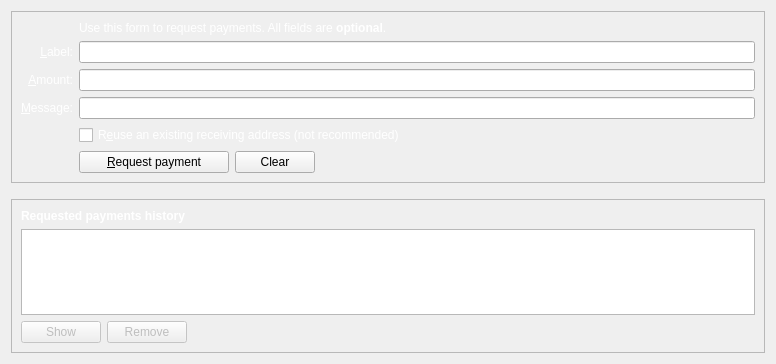
<?xml version="1.0" encoding="UTF-8"?>
<ui version="4.0">
 <class>ReceiveCoinsDialog</class>
 <widget class="QWidget" name="ReceiveCoinsDialog">
  <property name="geometry">
   <rect>
    <x>0</x>
    <y>0</y>
    <width>776</width>
    <height>364</height>
   </rect>
  </property>
  <layout class="QVBoxLayout" name="verticalLayout" stretch="0,0,1">
   <item>
    <widget class="QFrame" name="frame2">
     <property name="sizePolicy">
      <sizepolicy hsizetype="Preferred" vsizetype="Expanding">
       <horstretch>0</horstretch>
       <verstretch>0</verstretch>
      </sizepolicy>
     </property>
     <property name="frameShape">
      <enum>QFrame::StyledPanel</enum>
     </property>
     <property name="frameShadow">
      <enum>QFrame::Sunken</enum>
     </property>
     <layout class="QVBoxLayout" name="verticalLayout_3">
      <item>
       <layout class="QGridLayout" name="gridLayout">
        <item row="7" column="2">
         <widget class="QCheckBox" name="reuseAddress">
          <property name="palette">
           <palette>
            <active>
             <colorrole role="WindowText">
              <brush brushstyle="SolidPattern">
               <color alpha="255">
                <red>255</red>
                <green>255</green>
                <blue>255</blue>
               </color>
              </brush>
             </colorrole>
            </active>
            <inactive>
             <colorrole role="WindowText">
              <brush brushstyle="SolidPattern">
               <color alpha="255">
                <red>255</red>
                <green>255</green>
                <blue>255</blue>
               </color>
              </brush>
             </colorrole>
            </inactive>
            <disabled>
             <colorrole role="WindowText">
              <brush brushstyle="SolidPattern">
               <color alpha="255">
                <red>120</red>
                <green>120</green>
                <blue>120</blue>
               </color>
              </brush>
             </colorrole>
            </disabled>
           </palette>
          </property>
          <property name="toolTip">
           <string>Reuse one of the previously used receiving addresses. Reusing addresses has security and privacy issues. Do not use this unless re-generating a payment request made before.</string>
          </property>
          <property name="text">
           <string>R&amp;euse an existing receiving address (not recommended)</string>
          </property>
         </widget>
        </item>
        <item row="7" column="0">
         <widget class="QLabel" name="label_4">
          <property name="palette">
           <palette>
            <active>
             <colorrole role="WindowText">
              <brush brushstyle="SolidPattern">
               <color alpha="255">
                <red>255</red>
                <green>255</green>
                <blue>255</blue>
               </color>
              </brush>
             </colorrole>
            </active>
            <inactive>
             <colorrole role="WindowText">
              <brush brushstyle="SolidPattern">
               <color alpha="255">
                <red>255</red>
                <green>255</green>
                <blue>255</blue>
               </color>
              </brush>
             </colorrole>
            </inactive>
            <disabled>
             <colorrole role="WindowText">
              <brush brushstyle="SolidPattern">
               <color alpha="255">
                <red>120</red>
                <green>120</green>
                <blue>120</blue>
               </color>
              </brush>
             </colorrole>
            </disabled>
           </palette>
          </property>
          <property name="text">
           <string/>
          </property>
         </widget>
        </item>
        <item row="6" column="0">
         <widget class="QLabel" name="label_3">
          <property name="palette">
           <palette>
            <active>
             <colorrole role="WindowText">
              <brush brushstyle="SolidPattern">
               <color alpha="255">
                <red>255</red>
                <green>255</green>
                <blue>255</blue>
               </color>
              </brush>
             </colorrole>
            </active>
            <inactive>
             <colorrole role="WindowText">
              <brush brushstyle="SolidPattern">
               <color alpha="255">
                <red>255</red>
                <green>255</green>
                <blue>255</blue>
               </color>
              </brush>
             </colorrole>
            </inactive>
            <disabled>
             <colorrole role="WindowText">
              <brush brushstyle="SolidPattern">
               <color alpha="255">
                <red>120</red>
                <green>120</green>
                <blue>120</blue>
               </color>
              </brush>
             </colorrole>
            </disabled>
           </palette>
          </property>
          <property name="toolTip">
           <string>An optional message to attach to the payment request, which will be displayed when the request is opened. Note: The message will not be sent with the payment over the AsiaDevelopCoin network.</string>
          </property>
          <property name="text">
           <string>&amp;Message:</string>
          </property>
          <property name="alignment">
           <set>Qt::AlignRight|Qt::AlignTrailing|Qt::AlignVCenter</set>
          </property>
          <property name="buddy">
           <cstring>reqMessage</cstring>
          </property>
         </widget>
        </item>
        <item row="4" column="2">
         <widget class="QLineEdit" name="reqLabel">
          <property name="toolTip">
           <string>An optional label to associate with the new receiving address.</string>
          </property>
         </widget>
        </item>
        <item row="6" column="2">
         <widget class="QLineEdit" name="reqMessage">
          <property name="toolTip">
           <string>An optional message to attach to the payment request, which will be displayed when the request is opened. Note: The message will not be sent with the payment over the AsiaDevelopCoin network.</string>
          </property>
         </widget>
        </item>
        <item row="2" column="2">
         <widget class="QLabel" name="label_5">
          <property name="palette">
           <palette>
            <active>
             <colorrole role="WindowText">
              <brush brushstyle="SolidPattern">
               <color alpha="255">
                <red>255</red>
                <green>255</green>
                <blue>255</blue>
               </color>
              </brush>
             </colorrole>
            </active>
            <inactive>
             <colorrole role="WindowText">
              <brush brushstyle="SolidPattern">
               <color alpha="255">
                <red>255</red>
                <green>255</green>
                <blue>255</blue>
               </color>
              </brush>
             </colorrole>
            </inactive>
            <disabled>
             <colorrole role="WindowText">
              <brush brushstyle="SolidPattern">
               <color alpha="255">
                <red>120</red>
                <green>120</green>
                <blue>120</blue>
               </color>
              </brush>
             </colorrole>
            </disabled>
           </palette>
          </property>
          <property name="text">
           <string>Use this form to request payments. All fields are &lt;b&gt;optional&lt;/b&gt;.</string>
          </property>
         </widget>
        </item>
        <item row="4" column="0">
         <widget class="QLabel" name="label_2">
          <property name="palette">
           <palette>
            <active>
             <colorrole role="WindowText">
              <brush brushstyle="SolidPattern">
               <color alpha="255">
                <red>255</red>
                <green>255</green>
                <blue>255</blue>
               </color>
              </brush>
             </colorrole>
            </active>
            <inactive>
             <colorrole role="WindowText">
              <brush brushstyle="SolidPattern">
               <color alpha="255">
                <red>255</red>
                <green>255</green>
                <blue>255</blue>
               </color>
              </brush>
             </colorrole>
            </inactive>
            <disabled>
             <colorrole role="WindowText">
              <brush brushstyle="SolidPattern">
               <color alpha="255">
                <red>120</red>
                <green>120</green>
                <blue>120</blue>
               </color>
              </brush>
             </colorrole>
            </disabled>
           </palette>
          </property>
          <property name="toolTip">
           <string>An optional label to associate with the new receiving address.</string>
          </property>
          <property name="text">
           <string>&amp;Label:</string>
          </property>
          <property name="alignment">
           <set>Qt::AlignRight|Qt::AlignTrailing|Qt::AlignVCenter</set>
          </property>
          <property name="buddy">
           <cstring>reqLabel</cstring>
          </property>
         </widget>
        </item>
        <item row="5" column="0">
         <widget class="QLabel" name="label">
          <property name="palette">
           <palette>
            <active>
             <colorrole role="WindowText">
              <brush brushstyle="SolidPattern">
               <color alpha="255">
                <red>255</red>
                <green>255</green>
                <blue>255</blue>
               </color>
              </brush>
             </colorrole>
            </active>
            <inactive>
             <colorrole role="WindowText">
              <brush brushstyle="SolidPattern">
               <color alpha="255">
                <red>255</red>
                <green>255</green>
                <blue>255</blue>
               </color>
              </brush>
             </colorrole>
            </inactive>
            <disabled>
             <colorrole role="WindowText">
              <brush brushstyle="SolidPattern">
               <color alpha="255">
                <red>120</red>
                <green>120</green>
                <blue>120</blue>
               </color>
              </brush>
             </colorrole>
            </disabled>
           </palette>
          </property>
          <property name="toolTip">
           <string>An optional amount to request. Leave this empty or zero to not request a specific amount.</string>
          </property>
          <property name="text">
           <string>&amp;Amount:</string>
          </property>
          <property name="alignment">
           <set>Qt::AlignRight|Qt::AlignTrailing|Qt::AlignVCenter</set>
          </property>
          <property name="buddy">
           <cstring>reqAmount</cstring>
          </property>
         </widget>
        </item>
        <item row="5" column="2">
         <widget class="BitcoinAmountField" name="reqAmount">
          <property name="minimumSize">
           <size>
            <width>80</width>
            <height>0</height>
           </size>
          </property>
          <property name="toolTip">
           <string>An optional amount to request. Leave this empty or zero to not request a specific amount.</string>
          </property>
         </widget>
        </item>
        <item row="8" column="2">
         <layout class="QHBoxLayout" name="horizontalLayout">
          <item>
           <widget class="QPushButton" name="receiveButton">
            <property name="minimumSize">
             <size>
              <width>150</width>
              <height>0</height>
             </size>
            </property>
            <property name="text">
             <string>&amp;Request payment</string>
            </property>
            <property name="icon">
             <iconset resource="../bitcoin.qrc">
              <normaloff>:/icons/receiving_addresses</normaloff>:/icons/receiving_addresses</iconset>
            </property>
           </widget>
          </item>
          <item>
           <widget class="QPushButton" name="clearButton">
            <property name="sizePolicy">
             <sizepolicy hsizetype="Minimum" vsizetype="Fixed">
              <horstretch>0</horstretch>
              <verstretch>0</verstretch>
             </sizepolicy>
            </property>
            <property name="toolTip">
             <string>Clear all fields of the form.</string>
            </property>
            <property name="text">
             <string>Clear</string>
            </property>
            <property name="icon">
             <iconset resource="../bitcoin.qrc">
              <normaloff>:/icons/remove</normaloff>:/icons/remove</iconset>
            </property>
            <property name="autoDefault">
             <bool>false</bool>
            </property>
           </widget>
          </item>
          <item>
           <spacer name="horizontalSpacer">
            <property name="orientation">
             <enum>Qt::Horizontal</enum>
            </property>
            <property name="sizeHint" stdset="0">
             <size>
              <width>40</width>
              <height>20</height>
             </size>
            </property>
           </spacer>
          </item>
         </layout>
        </item>
        <item row="8" column="0">
         <widget class="QLabel" name="label_7">
          <property name="palette">
           <palette>
            <active>
             <colorrole role="WindowText">
              <brush brushstyle="SolidPattern">
               <color alpha="255">
                <red>255</red>
                <green>255</green>
                <blue>255</blue>
               </color>
              </brush>
             </colorrole>
            </active>
            <inactive>
             <colorrole role="WindowText">
              <brush brushstyle="SolidPattern">
               <color alpha="255">
                <red>255</red>
                <green>255</green>
                <blue>255</blue>
               </color>
              </brush>
             </colorrole>
            </inactive>
            <disabled>
             <colorrole role="WindowText">
              <brush brushstyle="SolidPattern">
               <color alpha="255">
                <red>120</red>
                <green>120</green>
                <blue>120</blue>
               </color>
              </brush>
             </colorrole>
            </disabled>
           </palette>
          </property>
          <property name="text">
           <string/>
          </property>
         </widget>
        </item>
       </layout>
      </item>
     </layout>
    </widget>
   </item>
   <item>
    <spacer name="verticalSpacer_2">
     <property name="orientation">
      <enum>Qt::Vertical</enum>
     </property>
     <property name="sizeHint" stdset="0">
      <size>
       <width>20</width>
       <height>10</height>
      </size>
     </property>
    </spacer>
   </item>
   <item>
    <widget class="QFrame" name="frame">
     <property name="sizePolicy">
      <sizepolicy hsizetype="Preferred" vsizetype="Expanding">
       <horstretch>0</horstretch>
       <verstretch>0</verstretch>
      </sizepolicy>
     </property>
     <property name="frameShape">
      <enum>QFrame::StyledPanel</enum>
     </property>
     <property name="frameShadow">
      <enum>QFrame::Raised</enum>
     </property>
     <layout class="QVBoxLayout" name="verticalLayout_2">
      <item>
       <widget class="QLabel" name="label_6">
        <property name="palette">
         <palette>
          <active>
           <colorrole role="WindowText">
            <brush brushstyle="SolidPattern">
             <color alpha="255">
              <red>255</red>
              <green>255</green>
              <blue>255</blue>
             </color>
            </brush>
           </colorrole>
          </active>
          <inactive>
           <colorrole role="WindowText">
            <brush brushstyle="SolidPattern">
             <color alpha="255">
              <red>255</red>
              <green>255</green>
              <blue>255</blue>
             </color>
            </brush>
           </colorrole>
          </inactive>
          <disabled>
           <colorrole role="WindowText">
            <brush brushstyle="SolidPattern">
             <color alpha="255">
              <red>120</red>
              <green>120</green>
              <blue>120</blue>
             </color>
            </brush>
           </colorrole>
          </disabled>
         </palette>
        </property>
        <property name="font">
         <font>
          <weight>75</weight>
          <bold>true</bold>
         </font>
        </property>
        <property name="text">
         <string>Requested payments history</string>
        </property>
       </widget>
      </item>
      <item>
       <widget class="QTableView" name="recentRequestsView">
        <property name="contextMenuPolicy">
         <enum>Qt::CustomContextMenu</enum>
        </property>
        <property name="tabKeyNavigation">
         <bool>false</bool>
        </property>
        <property name="sortingEnabled">
         <bool>true</bool>
        </property>
       </widget>
      </item>
      <item>
       <layout class="QHBoxLayout" name="horizontalLayout_2">
        <item>
         <widget class="QPushButton" name="showRequestButton">
          <property name="enabled">
           <bool>false</bool>
          </property>
          <property name="toolTip">
           <string>Show the selected request (does the same as double clicking an entry)</string>
          </property>
          <property name="text">
           <string>Show</string>
          </property>
          <property name="icon">
           <iconset resource="../bitcoin.qrc">
            <normaloff>:/icons/edit</normaloff>:/icons/edit</iconset>
          </property>
          <property name="autoDefault">
           <bool>false</bool>
          </property>
         </widget>
        </item>
        <item>
         <widget class="QPushButton" name="removeRequestButton">
          <property name="enabled">
           <bool>false</bool>
          </property>
          <property name="toolTip">
           <string>Remove the selected entries from the list</string>
          </property>
          <property name="text">
           <string>Remove</string>
          </property>
          <property name="icon">
           <iconset resource="../bitcoin.qrc">
            <normaloff>:/icons/remove</normaloff>:/icons/remove</iconset>
          </property>
          <property name="autoDefault">
           <bool>false</bool>
          </property>
         </widget>
        </item>
        <item>
         <spacer name="horizontalSpacer_2">
          <property name="orientation">
           <enum>Qt::Horizontal</enum>
          </property>
          <property name="sizeHint" stdset="0">
           <size>
            <width>40</width>
            <height>20</height>
           </size>
          </property>
         </spacer>
        </item>
       </layout>
      </item>
     </layout>
    </widget>
   </item>
  </layout>
 </widget>
 <customwidgets>
  <customwidget>
   <class>BitcoinAmountField</class>
   <extends>QLineEdit</extends>
   <header>bitcoinamountfield.h</header>
   <container>1</container>
  </customwidget>
 </customwidgets>
 <tabstops>
  <tabstop>reqLabel</tabstop>
  <tabstop>reqAmount</tabstop>
  <tabstop>reqMessage</tabstop>
  <tabstop>reuseAddress</tabstop>
  <tabstop>receiveButton</tabstop>
  <tabstop>clearButton</tabstop>
  <tabstop>recentRequestsView</tabstop>
  <tabstop>showRequestButton</tabstop>
  <tabstop>removeRequestButton</tabstop>
 </tabstops>
 <resources>
  <include location="../bitcoin.qrc"/>
 </resources>
 <connections/>
</ui>
